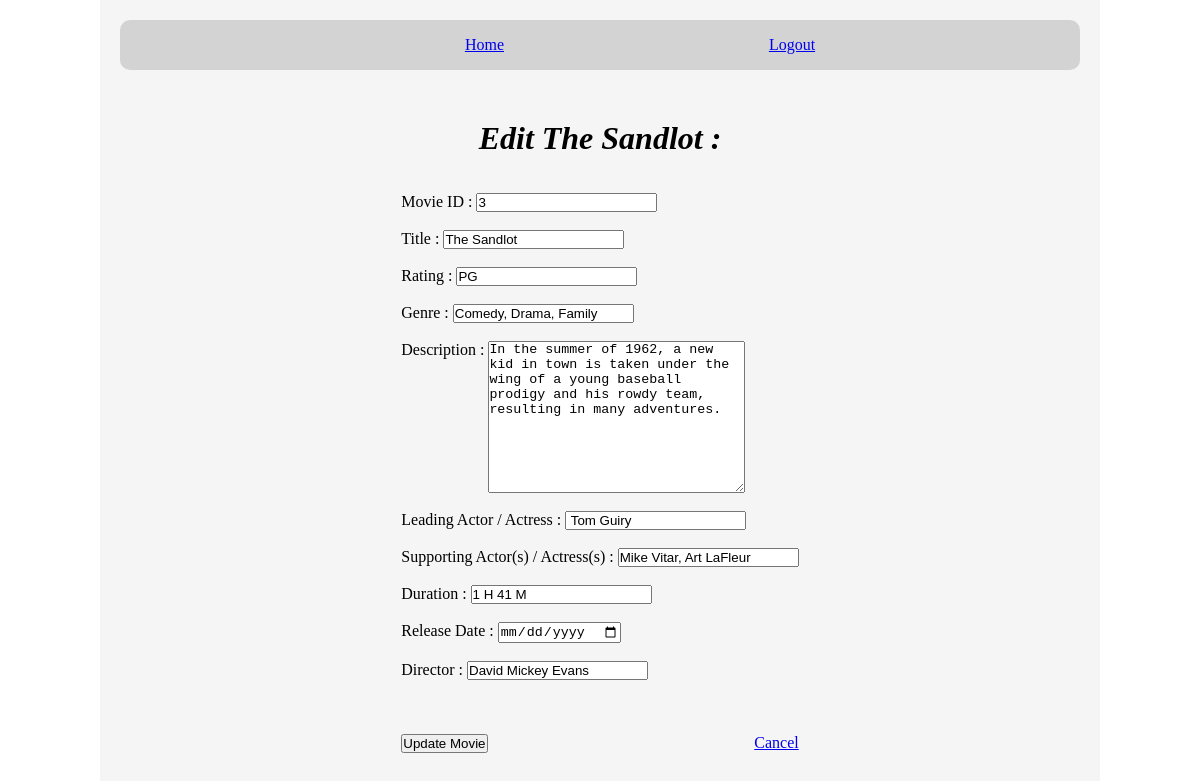
The app's page /movies/3/edit (signed in) with its own data.
### movie_app/models.py (models this page shows)
class Movie(models.Model):
    number = models.IntegerField()
    title = models.CharField(max_length = 100)
    rating = models.CharField(max_length = 10)
    genre = models.CharField(max_length = 100)
    description = models.TextField(max_length = 1000)
    duration = models.CharField(max_length = 10)
    leading_actor = models.CharField(max_length = 100)
    supporting_actor = models.CharField(max_length = 200)
    director = models.CharField(max_length = 200)
    release_date = models.DateTimeField()
    admin = models.ForeignKey(
        User, related_name = "movies_created", on_delete = models.CASCADE)
    created_at = models.DateTimeField(auto_now_add = True)
    updated_at = models.DateTimeField(auto_now = True)
    objects = MovieManager()

### movie_app/views.py (the view)
# urls.py: path('movies/<int:movie_id>/edit', views.edit_movie),
def edit_movie(request, movie_id):
    user = User.objects.get(id = request.session['user_id'])
    movie = Movie.objects.get(id = movie_id)
    if user != movie.admin:
        messages.error(request, "Must be the Admin to edit this information!")
        return redirect('/movies')
    context = {
        'movie': movie
    }
    return render(request, "edit_movie.html", context)

### movie_app/templates/edit_movie.html (shortened to what this page needs)
<!DOCTYPE html>
<html lang="en">
<head>
</head>
<body>
    <div id="wrapper">
        <header>
            <div id="links">
                <a href="/movies">Home</a>
                <a href="/users/logout">Logout</a>
            </div>
        </header>
        <main>
            <h1>Edit {{movie.title}} :</h1><br>
            <br>
            <form action="/movies/{{movie.id}}/update" method="POST">
                Movie ID : <input type="text" name="movie_number" value="{{movie.number}}"><br>
                <br>
                Title : <input type="text" name="movie_title" value="{{movie.title}}"><br>
                <br>
                Rating : <input type="text" name="movie_rating" value="{{movie.rating}}"><br>
                <br>
                Genre : <input type="text" name="movie_genre" value="{{movie.genre}}"><br>
                <br>
                Description : <textarea name="movie_description" cols="30" rows="10">{{movie.description}}</textarea><br>
                <br>
                Leading Actor / Actress : <input type="text" name="movie_leading_actor" value="{{movie.leading_actor}}"><br>
                <br>
                Supporting Actor(s) / Actress(s) : <input type="text" name="movie_supporting_actor" value="{{movie.supporting_actor}}"><br>
                <br>
                Duration : <input type="text" name="movie_duration" value="{{movie.duration}}"><br>
                <br>
                Release Date : <input type="date" name="movie_release_date"><br>
                <br>
                Director : <input type="text" name="movie_director" value="{{movie.director}}"><br>
                <br>
                <br>
                <br>
                <div id="buttons">
                    <button type="submit">Update Movie</button>
                    <a href="/movies/{{movie.id}}">Cancel</a>
                </div>
            </form>
        </main>
        <footer>
        </footer>
    </div>
</body>
</html>

### movie_app/templates/edit_movie.html (style rules this page uses)
* { padding: 0; margin: 0; vertical-align: top; box-sizing: border-box; }
#wrapper { width: 1000px; margin: 0 auto; padding: 20px; background-color: whitesmoke; }
#links { width: 100%; height: 50px; padding-left: 80px; background-color: lightgray; display: flex; justify-content: space-evenly; align-items: center; border-radius: 10px; }
header { width: 100%; height: 0 auto; }
h1 { font-style: italic; }
main { width: 100%; height: 0 auto; margin-top: 50px; display: flex; flex-direction: column; justify-content: center; align-items: center; }
#buttons { display: flex; justify-content: space-between; }
footer { width: 100%; height: 100px; }

### records on screen
Movie: title "The Sandlot", movie_number "3", movie_title "The Sandlot", movie_rating "PG", movie_genre "Comedy, Drama, Family", movie_description "In the summer of 1962, a new kid in town is taken under the wing of a young baseball prodigy and his rowdy team, resulting in many adventures.", movie_leading_actor "Tom Guiry", movie_supporting_actor "Mike Vitar, Art LaFleur", movie_duration "1 H 41 M", movie_director "David Mickey Evans"
